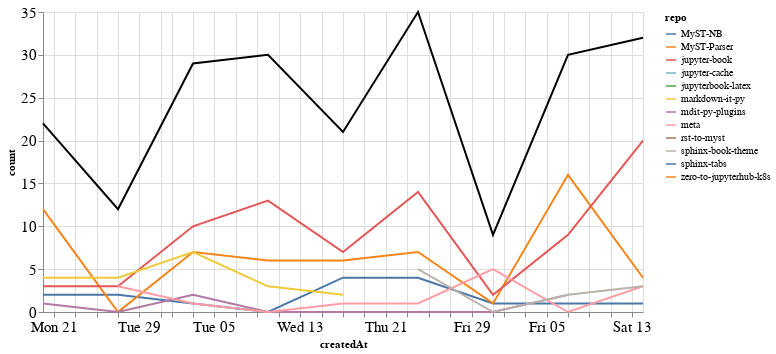

Notebook code for this chart:
### Markdown cell above
### Comments

### Code cell
comments_time = comments.groupby('repo').resample('W', on='createdAt').count()['author'].reset_index()
comments_time = comments_time.rename(columns={'author': 'count'})
comments_time_total = comments_time.groupby('createdAt').agg({"count": "sum"}).reset_index()
ch1 = alt.Chart(comments_time, width=600).mark_line().encode(
    x='createdAt',
    y='count',
    color='repo',
    tooltip="repo"
)

ch2 = alt.Chart(comments_time_total, width=600).mark_line(color="black").encode(
    x='createdAt',
    y='count',
)

ch1 + ch2

### Figure 1 — Vega-Lite specification as saved in the notebook (floating-point values rounded to 4 significant figures)
{"config": {"axisLeft": {"labelFontSize": 15}, "axisBottom": {"labelFontSize": 15}}, "layer": [{"data": {"name": "data-6ed617ab2b0b88b55d7600fe3040404c"}, "mark": "line", "encoding": {"color": {"type": "nominal", "field": "repo"}, "tooltip": {"type": "nominal", "field": "repo"}, "x": {"type": "temporal", "field": "createdAt"}, "y": {"type": "quantitative", "field": "count"}}, "width": 600}, {"data": {"name": "data-adfb2695f045fab4138246d894d775b0"}, "mark": {"type": "line", "color": "black"}, "encoding": {"x": {"type": "temporal", "field": "createdAt"}, "y": {"type": "quantitative", "field": "count"}}, "width": 600}], "$schema": "https://vega.github.io/schema/vega-lite/v4.8.1.json", "datasets": {"data-6ed617ab2b0b88b55d7600fe3040404c": [{"repo": "MyST-NB", "createdAt": "2020-12-20T00:00:00", "count": 2}, {"repo": "MyST-NB", "createdAt": "2020-12-27T00:00:00", "count": 2}, {"repo": "MyST-NB", "createdAt": "2021-01-03T00:00:00", "count": 1}, {"repo": "MyST-NB", "createdAt": "2021-01-10T00:00:00", "count": 0}, {"repo": "MyST-NB", "createdAt": "2021-01-17T00:00:00", "count": 4}, {"repo": "MyST-NB", "createdAt": "2021-01-24T00:00:00", "count": 4}, {"repo": "MyST-NB", "createdAt": "2021-01-31T00:00:00", "count": 1}, {"repo": "MyST-NB", "createdAt": "2021-02-07T00:00:00", "count": 1}, {"repo": "MyST-NB", "createdAt": "2021-02-14T00:00:00", "count": 1}, {"repo": "MyST-Parser", "createdAt": "2020-12-20T00:00:00", "count": 12}, {"repo": "MyST-Parser", "createdAt": "2020-12-27T00:00:00", "count": 0}, {"repo": "MyST-Parser", "createdAt": "2021-01-03T00:00:00", "count": 7}, {"repo": "MyST-Parser", "createdAt": "2021-01-10T00:00:00", "count": 6}, {"repo": "MyST-Parser", "createdAt": "2021-01-17T00:00:00", "count": 6}, {"repo": "MyST-Parser", "createdAt": "2021-01-24T00:00:00", "count": 7}, {"repo": "MyST-Parser", "createdAt": "2021-01-31T00:00:00", "count": 1}, {"repo": "MyST-Parser", "createdAt": "2021-02-07T00:00:00", "count": 16}, {"repo": "MyST-Parser", "createdAt": "2021-02-14T00:00:00", "count": 4}, {"repo": "jupyter-book", "createdAt": "2020-12-20T00:00:00", "count": 3}, {"repo": "jupyter-book", "createdAt": "2020-12-27T00:00:00", "count": 3}, {"repo": "jupyter-book", "createdAt": "2021-01-03T00:00:00", "count": 10}, {"repo": "jupyter-book", "createdAt": "2021-01-10T00:00:00", "count": 13}, {"repo": "jupyter-book", "createdAt": "2021-01-17T00:00:00", "count": 7}, {"repo": "jupyter-book", "createdAt": "2021-01-24T00:00:00", "count": 14}, {"repo": "jupyter-book", "createdAt": "2021-01-31T00:00:00", "count": 2}, {"repo": "jupyter-book", "createdAt": "2021-02-07T00:00:00", "count": 9}, {"repo": "jupyter-book", "createdAt": "2021-02-14T00:00:00", "count": 20}, {"repo": "jupyter-cache", "createdAt": "2021-01-17T00:00:00", "count": 1}, {"repo": "jupyterbook-latex", "createdAt": "2021-02-14T00:00:00", "count": 1}, {"repo": "markdown-it-py", "createdAt": "2020-12-20T00:00:00", "count": 4}, {"repo": "markdown-it-py", "createdAt": "2020-12-27T00:00:00", "count": 4}, {"repo": "markdown-it-py", "createdAt": "2021-01-03T00:00:00", "count": 7}, {"repo": "markdown-it-py", "createdAt": "2021-01-10T00:00:00", "count": 3}, {"repo": "markdown-it-py", "createdAt": "2021-01-17T00:00:00", "count": 2}, {"repo": "mdit-py-plugins", "createdAt": "2020-12-20T00:00:00", "count": 1}, {"repo": "mdit-py-plugins", "createdAt": "2020-12-27T00:00:00", "count": 0}, {"repo": "mdit-py-plugins", "createdAt": "2021-01-03T00:00:00", "count": 2}, {"repo": "mdit-py-plugins", "createdAt": "2021-01-10T00:00:00", "count": 0}, {"repo": "mdit-py-plugins", "createdAt": "2021-01-17T00:00:00", "count": 0}, {"repo": "mdit-py-plugins", "createdAt": "2021-01-24T00:00:00", "count": 0}, {"repo": "mdit-py-plugins", "createdAt": "2021-01-31T00:00:00", "count": 0}, {"repo": "mdit-py-plugins", "createdAt": "2021-02-07T00:00:00", "count": 2}, {"repo": "meta", "createdAt": "2020-12-27T00:00:00", "count": 3}, {"repo": "meta", "createdAt": "2021-01-03T00:00:00", "count": 1}, {"repo": "meta", "createdAt": "2021-01-10T00:00:00", "count": 0}, {"repo": "meta", "createdAt": "2021-01-17T00:00:00", "count": 1}, {"repo": "meta", "createdAt": "2021-01-24T00:00:00", "count": 1}, {"repo": "meta", "createdAt": "2021-01-31T00:00:00", "count": 5}, {"repo": "meta", "createdAt": "2021-02-07T00:00:00", "count": 0}, {"repo": "meta", "createdAt": "2021-02-14T00:00:00", "count": 3}, {"repo": "rst-to-myst", "createdAt": "2021-01-10T00:00:00", "count": 8}, {"repo": "sphinx-book-theme", "createdAt": "2021-01-24T00:00:00", "count": 5}, {"repo": "sphinx-book-theme", "createdAt": "2021-01-31T00:00:00", "count": 0}, {"repo": "sphinx-book-theme", "createdAt": "2021-02-07T00:00:00", "count": 2}, {"repo": "sphinx-book-theme", "createdAt": "2021-02-14T00:00:00", "count": 3}, {"repo": "sphinx-tabs", "createdAt": "2021-01-24T00:00:00", "count": 4}, {"repo": "zero-to-jupyterhub-k8s", "createdAt": "2021-01-03T00:00:00", "count": 1}], "data-adfb2695f045fab4138246d894d775b0": [{"createdAt": "2020-12-20T00:00:00", "count": 22}, {"createdAt": "2020-12-27T00:00:00", "count": 12}, {"createdAt": "2021-01-03T00:00:00", "count": 29}, {"createdAt": "2021-01-10T00:00:00", "count": 30}, {"createdAt": "2021-01-17T00:00:00", "count": 21}, {"createdAt": "2021-01-24T00:00:00", "count": 35}, {"createdAt": "2021-01-31T00:00:00", "count": 9}, {"createdAt": "2021-02-07T00:00:00", "count": 30}, {"createdAt": "2021-02-14T00:00:00", "count": 32}]}}
